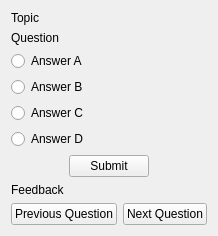
      <widget class="QWidget" name="question_page">
       <layout class="QVBoxLayout" name="verticalLayout_9">
        <item>
         <widget class="QLabel" name="question_topic_output">
          <property name="text">
           <string>Topic</string>
          </property>
         </widget>
        </item>
        <item>
         <layout class="QHBoxLayout" name="horizontalLayout_10">
          <item>
           <spacer name="horizontalSpacer_12">
            <property name="orientation">
             <enum>Qt::Horizontal</enum>
            </property>
            <property name="sizeHint" stdset="0">
             <size>
              <width>0</width>
              <height>0</height>
             </size>
            </property>
           </spacer>
          </item>
          <item>
           <layout class="QVBoxLayout" name="verticalLayout_17">
            <item>
             <layout class="QVBoxLayout" name="verticalLayout_18">
              <item>
               <widget class="QLabel" name="question_question_output">
                <property name="text">
                 <string>Question</string>
                </property>
                <property name="wordWrap">
                 <bool>true</bool>
                </property>
               </widget>
              </item>
              <item>
               <layout class="QVBoxLayout" name="verticalLayout_19">
                <item>
                 <widget class="QRadioButton" name="question_radio_a">
                  <property name="text">
                   <string>Answer A</string>
                  </property>
                 </widget>
                </item>
                <item>
                 <widget class="QRadioButton" name="question_radio_b">
                  <property name="text">
                   <string>Answer B</string>
                  </property>
                 </widget>
                </item>
                <item>
                 <widget class="QRadioButton" name="question_radio_c">
                  <property name="text">
                   <string>Answer C</string>
                  </property>
                 </widget>
                </item>
                <item>
                 <widget class="QRadioButton" name="question_radio_d">
                  <property name="text">
                   <string>Answer D</string>
                  </property>
                 </widget>
                </item>
               </layout>
              </item>
             </layout>
            </item>
            <item>
             <layout class="QHBoxLayout" name="horizontalLayout_38">
              <item>
               <spacer name="horizontalSpacer_3">
                <property name="orientation">
                 <enum>Qt::Horizontal</enum>
                </property>
                <property name="sizeHint" stdset="0">
                 <size>
                  <width>40</width>
                  <height>20</height>
                 </size>
                </property>
               </spacer>
              </item>
              <item>
               <widget class="QPushButton" name="question_submit_button">
                <property name="text">
                 <string>Submit</string>
                </property>
               </widget>
              </item>
              <item>
               <spacer name="horizontalSpacer_40">
                <property name="orientation">
                 <enum>Qt::Horizontal</enum>
                </property>
                <property name="sizeHint" stdset="0">
                 <size>
                  <width>40</width>
                  <height>20</height>
                 </size>
                </property>
               </spacer>
              </item>
             </layout>
            </item>
            <item>
             <widget class="QLabel" name="question_feedback_output">
              <property name="text">
               <string>Feedback</string>
              </property>
             </widget>
            </item>
            <item>
             <layout class="QHBoxLayout" name="horizontalLayout">
              <item>
               <spacer name="horizontalSpacer_25">
                <property name="orientation">
                 <enum>Qt::Horizontal</enum>
                </property>
                <property name="sizeHint" stdset="0">
                 <size>
                  <width>0</width>
                  <height>0</height>
                 </size>
                </property>
               </spacer>
              </item>
              <item>
               <widget class="QPushButton" name="question_previous_question_button">
                <property name="enabled">
                 <bool>true</bool>
                </property>
                <property name="text">
                 <string>Previous Question</string>
                </property>
               </widget>
              </item>
              <item>
               <widget class="QPushButton" name="question_next_question_button">
                <property name="enabled">
                 <bool>true</bool>
                </property>
                <property name="text">
                 <string>Next Question</string>
                </property>
               </widget>
              </item>
              <item>
               <spacer name="horizontalSpacer_26">
                <property name="orientation">
                 <enum>Qt::Horizontal</enum>
                </property>
                <property name="sizeHint" stdset="0">
                 <size>
                  <width>0</width>
                  <height>0</height>
                 </size>
                </property>
               </spacer>
              </item>
             </layout>
            </item>
           </layout>
          </item>
          <item>
           <spacer name="horizontalSpacer_13">
            <property name="orientation">
             <enum>Qt::Horizontal</enum>
            </property>
            <property name="sizeHint" stdset="0">
             <size>
              <width>0</width>
              <height>0</height>
             </size>
            </property>
           </spacer>
          </item>
         </layout>
        </item>
        <item>
         <spacer name="verticalSpacer_18">
          <property name="orientation">
           <enum>Qt::Vertical</enum>
          </property>
          <property name="sizeHint" stdset="0">
           <size>
            <width>0</width>
            <height>0</height>
           </size>
          </property>
         </spacer>
        </item>
       </layout>
      </widget>
